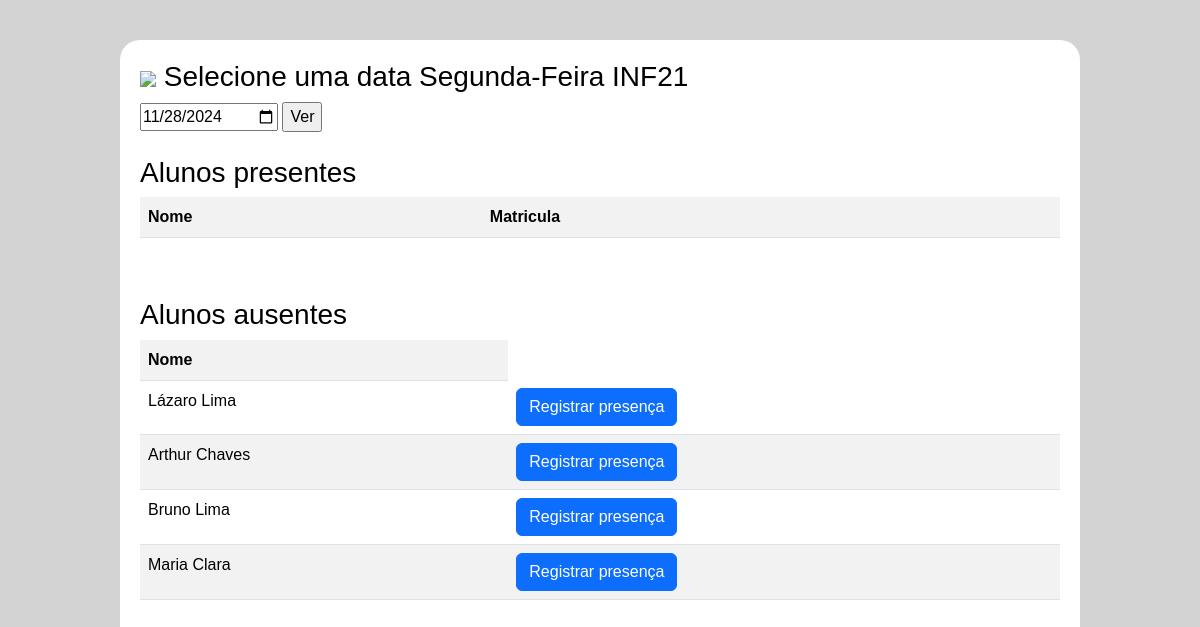
Screenshot of /crud/crud_presenca/listar.php?id_disciplinas=16&id_turma=210 (signed in) with the database file from the repository.
### tables this page shows
CREATE TABLE IF NOT EXISTS `turma` (
  `id_turma` int NOT NULL AUTO_INCREMENT,
  `nome_turma` varchar(255) NOT NULL,
  PRIMARY KEY (`id_turma`)
);

CREATE TABLE IF NOT EXISTS `aluno` (
  `matricula` int NOT NULL AUTO_INCREMENT,
  `nome` varchar(255) NOT NULL,
  `turma` int NOT NULL,
  PRIMARY KEY (`matricula`)
);

### crud/crud_presenca/listar.php (the view, shortened to what this page needs)
<?php
include('../../conecta.php');
?>
<!DOCTYPE html>
<html lang="en">
<head>
    <link rel='stylesheet' href='../../css/bootstrap.min.css'>
    <link rel='stylesheet' href='../../css/layout.css'>
    <?php
    $data = new DateTime('now');
    $agora = $data->format('Y-m-d');
    $id_disciplinas = $_GET['id_disciplinas'];
    $id_turma = $_GET['id_turma'];
    if (empty($_GET['hr_batida'])) {
        $data = $agora;
    } else {
        $data = $_GET['hr_batida'];
    }
    $sql = "SELECT DISTINCT id_presenca, matricula, nome, presenca FROM aluno
LEFT JOIN presenca ON (presenca.fk_aluno_matricula = aluno.matricula) and (date (presenca.hr_batida) = '$data')
INNER JOIN turma ON turma.id_turma = aluno.turma
INNER JOIN horario ON horario.fk_turma_id_turma = turma.id_turma
WHERE horario.fk_disciplina_id_disciplina = $id_disciplinas AND horario.fk_turma_id_turma = $id_turma
";
    $result = mysqli_query($conexao, $sql);
    $sql2 = "SELECT DISTINCT id_presenca, matricula, nome, presenca, nome_turma, dia FROM aluno
    LEFT JOIN presenca ON (presenca.fk_aluno_matricula = aluno.matricula) and (date (presenca.hr_batida) = '$data')
    INNER JOIN turma ON turma.id_turma = aluno.turma
    INNER JOIN horario ON horario.fk_turma_id_turma = turma.id_turma
    WHERE horario.fk_disciplina_id_disciplina = $id_disciplinas AND horario.fk_turma_id_turma = $id_turma
    ";
    $result2 = mysqli_query($conexao, $sql2);
    foreach ($result2 as $f) {
        $turminha = $f['nome_turma'];
        $dia = $f['dia'];
    }
    $d = [];
    while ($dados = mysqli_fetch_assoc($result)) {
        $d[] = $dados;
    }
    ?>
    <div class='container'>
    <h3><a href="../../QRcode/index.php"><img src="../../img/voltar.png"></a> Selecione uma data
        <?php echo $dia . '   '; echo $turminha;
        ?>
    </h3>
    <form action='listar.php' method='GET'>
        <input type='date' name='hr_batida' value='<?php echo $data; ?>' required>
        <?php echo "<input type='submit' value='Ver'>"; ?>
    </form>
        <br><h3>Alunos presentes</h3>
        <table class="table table-white table-striped">
            <tr>
                <th scope="col">Nome</th>
                <th scope="col">Matricula</th>
                <th colspan=3> </th>
            </tr>
        </table>
        <br>
        <h3 style='margin-top:20px;'>Alunos ausentes</h3>
        <table class="table table-white table-striped">
            <tr>
                <th scope="col">Nome</th>
            </tr>
            <?php
            foreach ($d as $dados) {
                if (empty($dados['id_presenca'])) {
                    echo '<tr>';
                    echo '<td>' . $dados['nome'] . '</td>'; ?>
                    <th><a class="btn btn-primary" href="formedit.php?matricula=<?php echo $dados['matricula'] ?>&id_turma=<?php echo $id_turma ?>&id_disciplinas=<?php echo $id_disciplinas ?>&hr_batida=<?php echo $data ?>">Registrar presença</a></th>
            <?php echo '</td>';
                    echo '</tr>';
                }
            }
            echo '</table>';
            ?>
        </table><br>

### css/layout.css (style rules this page uses)
html { height: 95%; }
.container { width: 80%; margin: 0 auto; padding: 20px; background-color: white; border-radius: 20px; margin-top: 40px; height: 100%; }

### rows the page displays
turma: nome_turma "INF21"
aluno: nome "Lázaro Lima"
aluno: nome "Arthur Chaves"
aluno: nome "Bruno Lima"
aluno: nome "Maria Clara"

### other values shown
$dia "Segunda-Feira"
